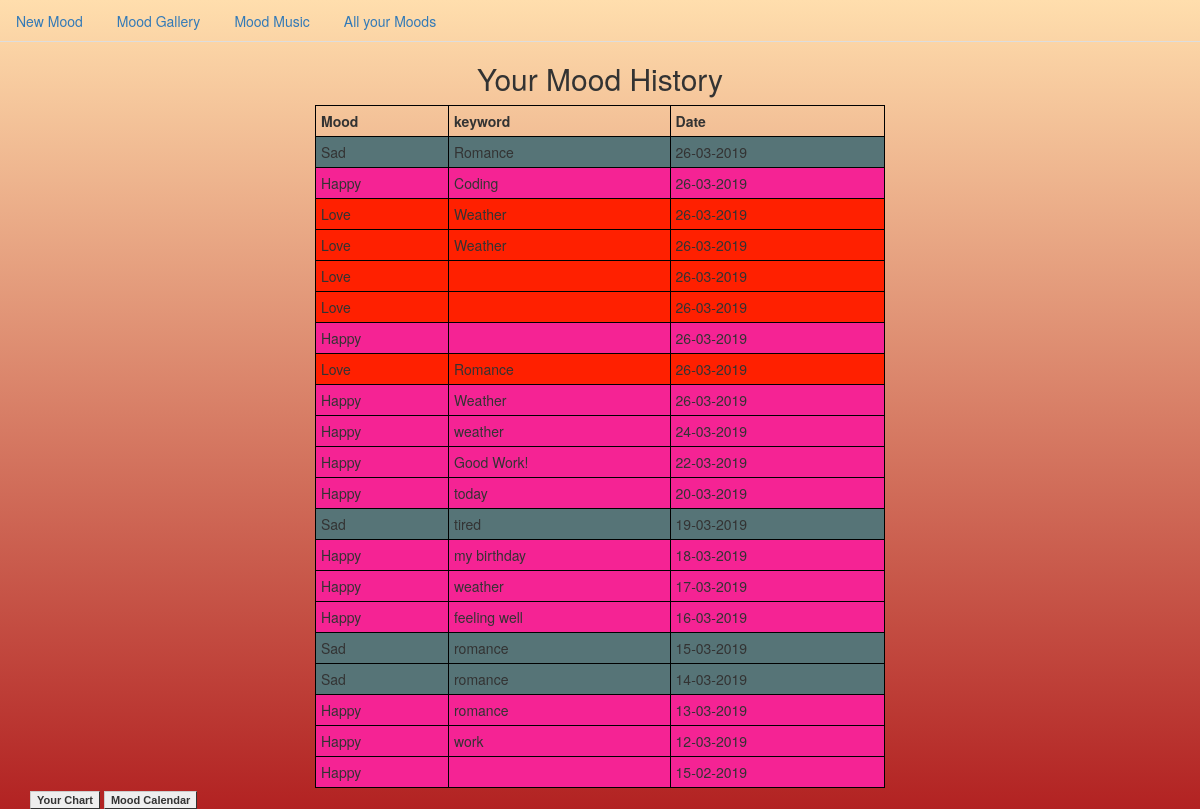
The page /history/ on the database its author committed.
### tables this page shows
CREATE TABLE post (
    id INTEGER PRIMARY KEY AUTOINCREMENT , 
    created TIMESTAMP NOT NULL DEFAULT CURRENT_TIMESTAMP,
    mood TEXT NOT NULL,
    body TEXT NOT NULL
);

### final_project_example/__init__.py (the view)
    @app.route("/history/",  methods=["GET", "POST"])
    def history():
        db = get_db()
        posts = db.execute(
            'SELECT id, mood, body, created'
            ' FROM post'
            ' ORDER BY created DESC'
        ).fetchall()
        return render_template(
            "history.html",
            posts=posts,
            mood_colour=mood_colour,
        )

### final_project_example/db.py (called while the page is built)
def get_db():
    if 'db' not in g:
        g.db = sqlite3.connect(
            current_app.config['DATABASE'],
            detect_types=sqlite3.PARSE_DECLTYPES
        )
        g.db.row_factory = sqlite3.Row
    return g.db

### final_project_example/templates/history.html (shortened to what this page needs)
{% extends "base.html" %}
{% block body %}
<section class="content container">
    <header>
        <h2>Your Mood History</h2>
    </header>
    <table class="post">
        <tr >
            <th>Mood</th>
            <th>keyword</th>
            <th>Date</th>
        </tr>
        {% for post in posts %}
        <tr style="background-color: {{ mood_colour(post['mood']) }} ">
            <td>{{ post['mood'] }}</td>
            <td >{{ post['body'] }} </td>
            <td> {{ post['created'].strftime('%d-%m-%Y')  }}</td>
        </tr>
         {% endfor %}
    </table>
    <a href= "{{ url_for('graph') }}" class="button" > Your Chart</a>
    <a href= "{{ url_for('mcalendar') }}" class="button" > Mood Calendar</a>
</section>
{% endblock %}

### final_project_example/templates/base.html (shortened to what this page needs)
<!doctype html>
<html lang="en">
<link rel="stylesheet" href="/static/bootstrap/css/bootstrap.min.css">
<link rel="stylesheet" href="{{ url_for('static', filename='style.css')}}">
<head>
</head>
<body>
  <ul class="nav nav-tabs">
      <li class="nav-item">
          <a class="nav-link"  href= "{{ url_for('new') }}">New Mood</a>
      </li>
       <li class="nav-item">
          <a class="nav-link"  href= "{{ url_for('gallery') }}">Mood Gallery</a>
      </li>
      <li class="nav-item">
          <a class="nav-link"  href= "{{ url_for('music') }}">Mood Music</a>
      </li>
      <li class="nav-item dropdown">
          <a class="nav-link dropdown-toggle" data-toggle="dropdown" role="button" aria-haspopup="true" aria-expanded="false">All your Moods</a>
      </li>
  </ul>
{% block body %}{% endblock %}
  </body>
</html>

### final_project_example/static/style.css (style rules this page uses)
body { background-color: navajowhite; background-image: linear-gradient(to bottom, navajowhite, firebrick); height: 100%; margin: 0; background-repeat: no-repeat; background-attachment: fixed; }
header { text-align: center; }
table { width: 50%; margin: 0 auto; }
table, th, td { border: 1px solid black; border-collapse: collapse; }
th, td { padding: 5px; }
th { text-align: left; }
.button { font: bold 11px Arial; text-decoration: none; background-color: #EEEEEE; color: #333333; padding: 2px 6px 2px 6px; border-top: 1px solid #CCCCCC; border-right: 1px solid #333333; border-bottom: 1px solid #333333; border-left: 1px solid #CCCCCC; }

### rows shown on the page
post: mood "Sad", body "Romance", created "26-03-2019"
post: mood "Happy", body "Coding", created "26-03-2019"
post: mood "Love", body "Weather", created "26-03-2019"
post: mood "Love", body "Weather", created "26-03-2019"
post: mood "Love", created "26-03-2019"
post: mood "Love", created "26-03-2019"
post: mood "Happy", created "26-03-2019"
post: mood "Love", body "Romance", created "26-03-2019"
post: mood "Happy", body "Weather", created "26-03-2019"
post: mood "Happy", body "weather", created "24-03-2019"
post: mood "Happy", body "Good Work!", created "22-03-2019"
post: mood "Happy", body "today", created "20-03-2019"
post: mood "Sad", body "tired", created "19-03-2019"
post: mood "Happy", body "my birthday", created "18-03-2019"
post: mood "Happy", body "weather", created "17-03-2019"
post: mood "Happy", body "feeling well", created "16-03-2019"
post: mood "Sad", body "romance", created "15-03-2019"
post: mood "Sad", body "romance", created "14-03-2019"
post: mood "Happy", body "romance", created "13-03-2019"
post: mood "Happy", body "work", created "12-03-2019"
post: mood "Happy", created "15-02-2019"
